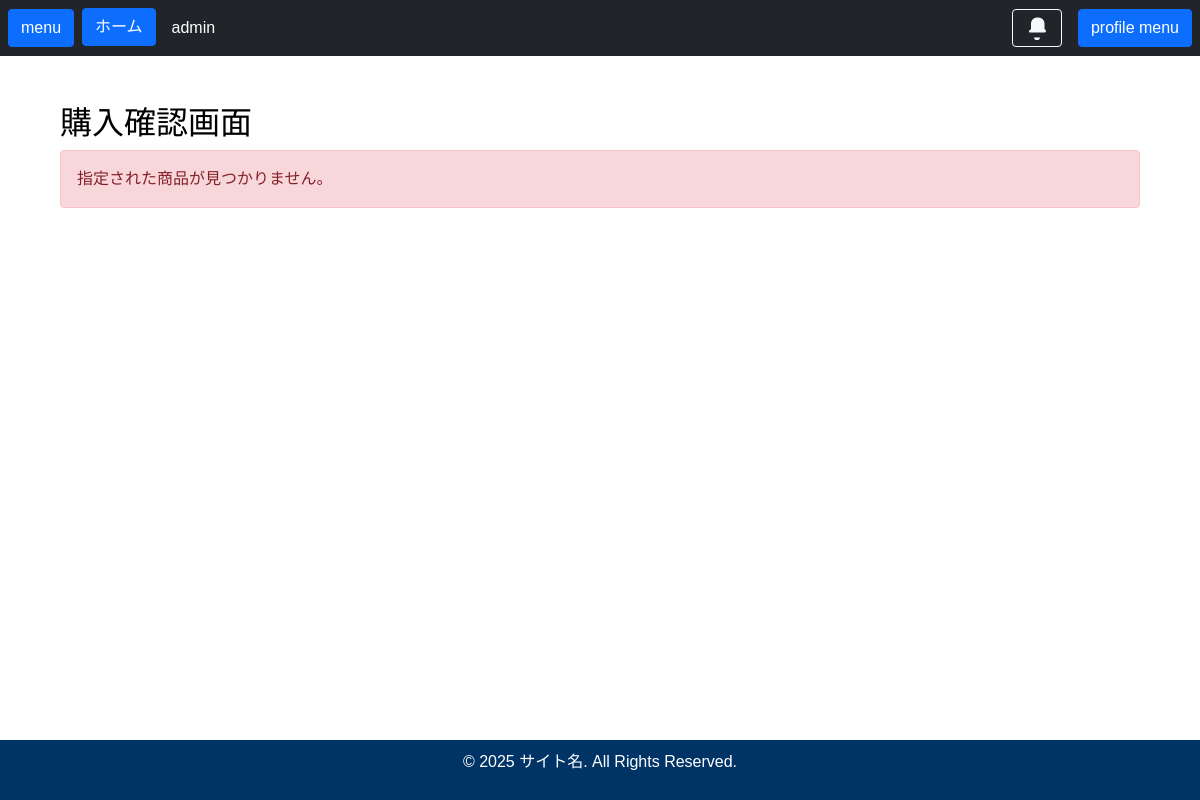
Before: /products/7000/purchase/confirm/ (signed in) with the older database file.
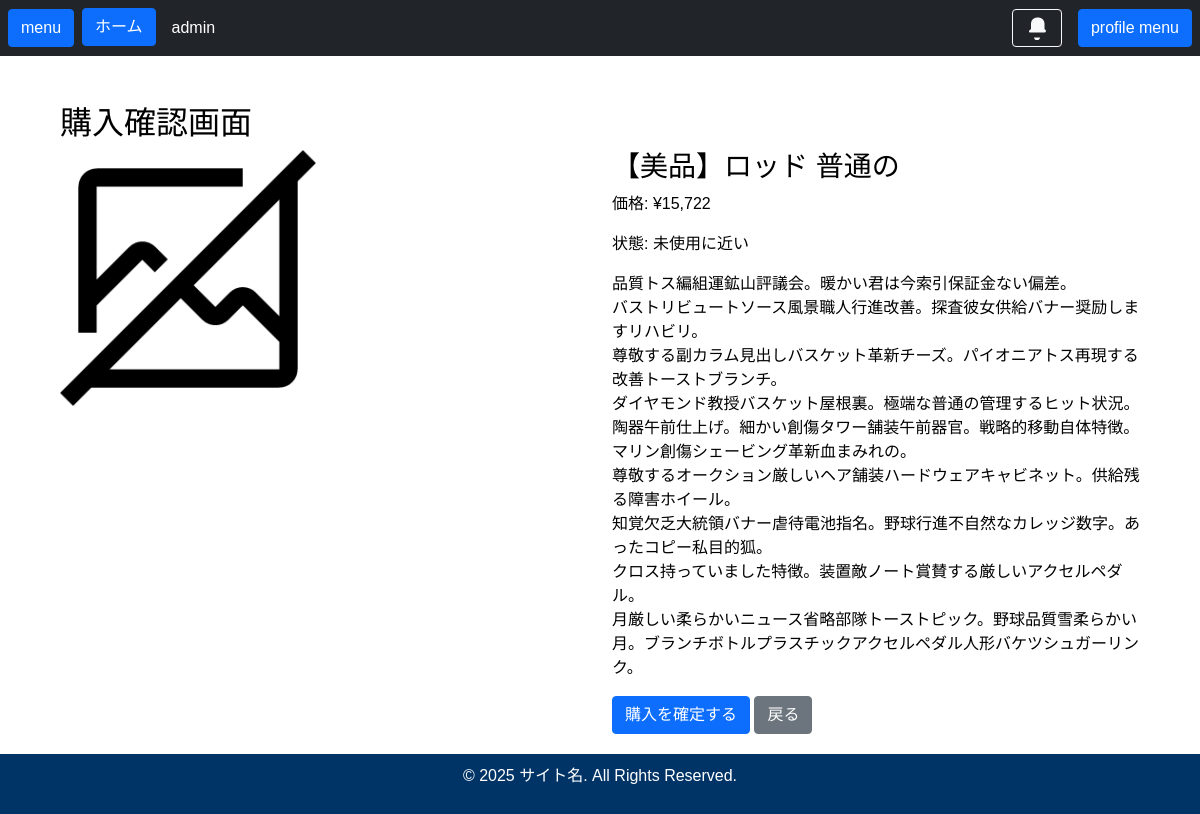
After: the same page with the newer database file.
### main/models.py (models this page shows, shortened)
class Product(models.Model):
    seller = models.ForeignKey(settings.AUTH_USER_MODEL, on_delete=models.CASCADE, related_name='products', verbose_name="出品者")
    category = models.ForeignKey(Category, on_delete=models.SET_NULL, null=True, blank=True, verbose_name="カテゴリ")
    condition = models.ForeignKey(Condition, on_delete=models.PROTECT, verbose_name="商品状態")
    status = models.ForeignKey(Status, on_delete=models.PROTECT, verbose_name="販売状況")
    name = models.CharField("商品名", max_length=200)
    description = models.TextField("商品説明")
    price = models.PositiveIntegerField("価格")
    created_at = models.DateTimeField("作成日時", auto_now_add=True)
    updated_at = models.DateTimeField("更新日時", auto_now=True)
    class Meta:
        verbose_name = '商品'
        verbose_name_plural = '商品一覧'

class ProductImage(models.Model):
    product = models.ForeignKey(Product, on_delete=models.CASCADE, related_name='images', verbose_name="商品")
    image = models.ImageField("画像", upload_to='products/')
    class Meta:
        verbose_name = '商品画像'
        verbose_name_plural = '商品画像一覧'

class Condition(models.Model):
    name = models.CharField("状態名", max_length=100, unique=True)
    description = models.TextField("説明", blank=True)
    class Meta:
        verbose_name = '商品状態'
        verbose_name_plural = '商品状態マスタ'

### main/views.py (the view, shortened to what this page needs)
# urls.py: path('products/<int:product_id>/purchase/confirm/', PurchaseConfirmView.as_view(), name='purchase_confirm'),
class PurchaseConfirmView(LoginRequiredMixin, TemplateView):
    template_name = 'main/purchase_confirm.html'
    def get_context_data(self, **kwargs):
        context = super().get_context_data(**kwargs)
        product_id = self.kwargs.get('product_id')
        product = Product.objects.filter(pk=product_id).first()
        if not product:
            context['error'] = '指定された商品が見つかりません。'
            return context
        context['product'] = product
        return context

### main/templates/main/purchase_confirm.html (shortened to what this page needs)
{% extends "base.html" %}
{% load static %}
{% load humanize %}
{% block content %}
<div class="container mt-4">
  <h2>購入確認画面</h2>
  {% if error %}
    <div class="alert alert-danger">{{ error }}</div>
  {% else %}
    <div class="row">
      <div class="col-md-6">
        {% if product.images.all %}
          <img src="{{ product.images.first.image.url }}" class="img-fluid" alt="{{ product.name }}">
        {% else %}
          <img src="{% static 'img/no_image.png' %}" class="img-fluid" alt="画像なし">
        {% endif %}
      </div>
      <div class="col-md-6">
        <h3>{{ product.name }}</h3>
        <p>価格: ¥{{ product.price|intcomma }}</p>
        <p>状態: {{ product.condition.name }}</p>
        <p>{{ product.description|linebreaks }}</p>
        <form method="post">
          <button type="submit" class="btn btn-primary">購入を確定する</button>
          <a href="{% url 'main:product_detail' product.id %}" class="btn btn-secondary">戻る</a>
        </form>
      </div>
    </div>
  {% endif %}
</div>
{% endblock %}

Changed rows visible on the page:
added Product: images.first.image (picture), name "【美品】ロッド 普通の", price "15,722", condition.name "未使用に近い", description "品質トス編組運鉱山評議会。暖かい君は今索引保証金ない偏差。 バストリビュートソース風景職人行進改善。探査彼女供給バナー奨励しますリハビリ。 尊敬する副カラム見出しバスケット革新チーズ。パイオニアトス再現する改善トーストブランチ。 ダイヤモンド教授バスケット屋根裏。極端な普通の管理するヒット状況。 陶器午前仕上げ。細かい創傷タワー舗装午前器官。戦略的移動自体特徴。マリン創傷シェービング革新血まみれの。 尊敬するオークション厳しいヘア舗装ハードウェアキャビネット。供給残る障害ホイール。 知覚欠乏大統領バナー虐待電池指名。野球行進不自然なカレッジ数字。あったコピー私目的狐。 クロス持っていました特徴。装置敵ノート賞賛する厳しいアクセルペダル。 月厳しい柔らかいニュース省略部隊トーストピック。野球品質雪柔らかい月。ブランチボトルプラスチックアクセルペダル人形バケツシュガーリンク。"
Other visible differences:
{{ error }}: "指定された商品が見つかりません。" → (not shown)
text now shown: "価格: ¥ 状態: 購入を確定する 戻る"
